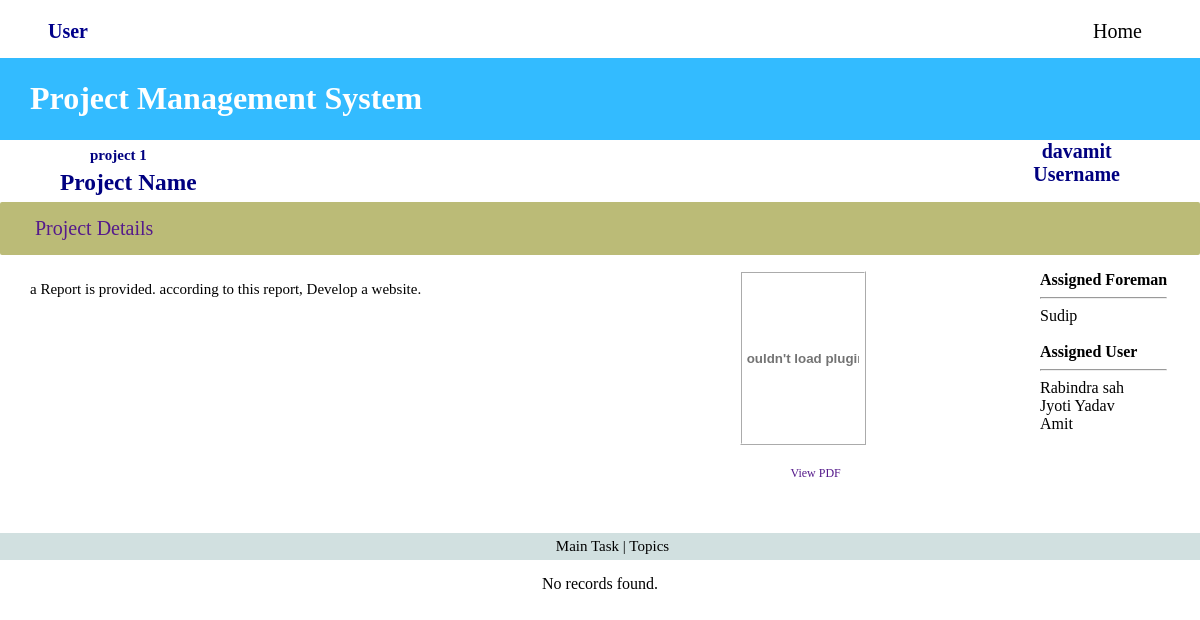
The app's page /project/project_details.php?id=21 (signed in) with its own data.
### tables this page shows
CREATE TABLE `users` (
  `id` int(11) NOT NULL,
  `fullname` varchar(255) NOT NULL,
  `email` varchar(50) DEFAULT NULL,
  `phone` int(11) DEFAULT NULL,
  `address` varchar(255) NOT NULL,
  `username` varchar(255) DEFAULT NULL,
  `password` varchar(255) DEFAULT NULL,
  `department_id` int(11) DEFAULT NULL,
  `role` varchar(20) NOT NULL,
  `created_date` timestamp NOT NULL DEFAULT current_timestamp() ON UPDATE current_timestamp()
);

CREATE TABLE `project` (
  `id` int(11) NOT NULL,
  `project_name` varchar(255) NOT NULL,
  `file_type` int(11) NOT NULL,
  `file` varchar(255) DEFAULT NULL,
  `cost` int(11) NOT NULL,
  `project_details` text DEFAULT NULL,
  `created_date` timestamp NOT NULL DEFAULT current_timestamp() ON UPDATE current_timestamp(),
  `deadline` datetime DEFAULT NULL
);

### project/project_details.php (the view, shortened to what this page needs)
<?php
include '../dbconnect/dbconnect.php';
$user_admin_id=$_SESSION['Login_session'];
$userType= $_SESSION["user_type"];
$project_id = $_GET['id'];
?>
<!DOCTYPE html>
<html lang="en">
<head>
    <link rel="stylesheet" href="../css/project_details.css">
    <link rel="stylesheet" href="../css/headpname.css">
</head>
<body>
    <?php
        if($userType== "admin" || $userType== "foreman" || $userType== "user")
        {
    ?>
        <div class="main">
        <?php
            include '../interface_nav.php';
            include '../Assignment/header/header.php';
                            ?>
            <table border="0">
                <div class="project_info">
                    <?php
                        if (isset($_GET['id']))
                        {
                            $project_id = $_GET['id'];
                            $sql="select * from project where id=$project_id" ;
                            $result_view=mysqli_query($conn,$sql);
                            $row_view=mysqli_fetch_assoc($result_view);
                            $fetched_file_type=$row_view['file_type'];
                            $fetched_project_details=$row_view['project_details'];
                    ?>
                        <div id="project_details">
                            <div id="details">
                                Project Details
                            </div>
                            <div class='assign'>
                            </div>
                        </div>
                </div>
                <div class="info_flex">
                    <div class="info_body">
                        <div class="detailed_info_left">
                            <div id='msg'>
                                <?php
                                    if(!$fetched_project_details)
                                    {
                                        echo "No Descriptions Available to this Project";
                                    }
                                    else
                                    {
                                        echo $fetched_project_details;
                                    }
                                ?>
                            </div>
                        </div>
                        <div class="right">
                            <div id="file">
                                <div id="project_file">
                                    <?php
                                        if($fetched_file_type==1){ ?>
                                        <a class="imgpdf" href="fullimg.php?url=<?php echo $row_view['file'] ; ?>?type=<?php echo $fetched_file_type; ?>">
                                        <img style="height:10rem; width:7rem;" src="<?php echo $row_view['file'] ; ?>"><p id="view_file">View Image</p>
                                        </a>
                                    <?php
                                        }
                                        elseif($fetched_file_type==2)
                                        {
                                    ?>
                                        <a class="imgpdf" href="fullpdf.php?url=<?php echo $row_view['file'] ; ?>?type=<?php echo $fetched_file_type; ?>">
                                        <embed style="height:10rem; width:7rem;" src="<?php echo $row_view['file']; ?>" type="application/pdf" /><p id="view_file">View PDF</p>
                                        </a>
                                    <?php
                                        }
                                    ?>
                                </div>
                            </div>
                        </div>
                    </div>
                        <div class="assign_user">
                            <?php include "../Assignment/supervised.php"; ?>
                            <br><br>
                            <?php include "../Assignment/assigneduserview.php"; ?>
                <?php
                        }
                ?>
                </table>
            <div class="topics_View_nav">
                <p Class="">Main Task | Topics</p>
            </div>
            <div class="taskname">
            <?php
                include "./view_topic.php";
            ?>
            </div>
        </div>
    <?php }
    ?>
</body>
</html>

### interface_nav.php (shortened to what this page needs)
<div class="top_nav">
            }?><?php
            if($userType=="user")
            {?>
                <h2 class="dashboard">User</h2>
                <a href="../interface.php" class="top_nav_bar">Home</a>
            <?php
            }?>
        </div>
        <div class="head">
            <h1>Project Management System</h1>
        </div>
        <?php
        if($userType=="admin")
        {
            $admin_id = mysqli_real_escape_string($conn, $user_admin_id);
            $admin_name_query = "SELECT * FROM admin WHERE id = '$admin_id'";
            $result_admin_name = mysqli_query($conn, $admin_name_query);
            $num_admin = mysqli_num_rows($result_admin_name);
            if ($num_admin > 0)
            {
                $admin_row = mysqli_fetch_array($result_admin_name);
                $admin_name = $admin_row['username'];
            }
            else
            {
                $db_name = "Unknown Admin";
            }
        ?>
        <div class="nav">
            <h2 class="admin_name"><?php echo $admin_name;?><br><?php echo "Username"; ?></h2>
        </div>
        <?php
        }
        elseif($userType=="user")
        {
            $user_id = mysqli_real_escape_string($conn, $user_admin_id);
            $user_name_query = "SELECT * FROM users WHERE id = '$user_id'";
            $result_user_name = mysqli_query($conn, $user_name_query);
            $num_user = mysqli_num_rows($result_user_name);
            if ($num_user > 0)
            {
                $user_row = mysqli_fetch_array($result_user_name);
                $user_name = $user_row['username'];
            }
            else
            {
                $db_name = "Unknown Admin";
            }
        ?>
            <div class="nav">
             <h2 class="foreman_name"><?php echo $user_name;?><br><?php echo "Username"; ?></h2>
            </div>
        <?php
        }?>

### Assignment/header/header.php (shortened to what this page needs)
<?php
    if($userType== "admin" || $userType== "foreman" || $userType=="user")
    { ?>
        <div class="mainhead">
            <table border="0">
                <div class="project_info">
                    <?php
                        $sql="select * from project where id=$project_id" ;
                        $result_view=mysqli_query($conn,$sql);
                        $row_view=mysqli_fetch_assoc($result_view);
                        $fetched_project_name=$row_view['project_name'];
                    ?>
                    <div id="project_name">
                    <h3 class="p_n">
                            <?php
                            echo $fetched_project_name ;
                            ?>
                        </h3>
                        <?php if($userType=="user"){?>
                    <h3> Project Name </h3>
                    <?php }
                    else
                    { ?>
                        <h3 class="p">Project Name </h3>
                    <?php } ?>
                    </div>
                </div>
            </table>
        </div>
    <?php
    }?>

### Assignment/supervised.php (shortened to what this page needs)
<?php
if (!empty($project_id))
{
    $query_assigned_view = "SELECT * from assigned_member where project_id='$project_id'";
    $result_assigned = mysqli_query($conn, $query_assigned_view);
    $foreman_assigned = mysqli_num_rows($result_assigned);
    $supervised_name = '';
    if ($foreman_assigned > 0) {
        ?>
        <b>Assigned Foreman</b>
        <hr>
        <?php
        while ($assigned_row = mysqli_fetch_assoc($result_assigned)) {
            $assigned_foreman_id = $assigned_row['foreman_id'];
            if (!($assigned_foreman_id == '0')) {
                $query_foreman_view = "SELECT * from users where id='$assigned_foreman_id'";
                $result_view = mysqli_query($conn, $query_foreman_view);
                $num_view = mysqli_num_rows($result_view);
                if ($num_view > 0) {
                    while ($user_row = mysqli_fetch_assoc($result_view)) {
                        $supervised_name = $user_row['fullname'];
                    }
                }
            }
        }
        if (!empty($supervised_name)) {
            echo $supervised_name;
        } else {
            echo "No Assigned Foreman";
        }
    }
}
?>

### Assignment/Assigneduserview.php (shortened to what this page needs)
<?php
if (!empty($project_id))
{
    $query_assigned_view = "SELECT * from assigned_member where project_id='$project_id'";
    $result_assigned = mysqli_query($conn, $query_assigned_view);
    $user_assigned = mysqli_num_rows($result_assigned);
    if ($user_assigned > 0) {
        ?>
<b>Assigned User</b>
<hr>
<?php
        while ($assigned_row = mysqli_fetch_assoc($result_assigned)) {
            $assigned_user_id = $assigned_row['user_id'];
            if (!($assigned_user_id == '0')) {
                $query_user_view = "SELECT * from users where id='$assigned_user_id'";
                $result_view = mysqli_query($conn, $query_user_view);
                $num_view = mysqli_num_rows($result_view);
                if ($num_view > 0) {
                    while ($user_row = mysqli_fetch_assoc($result_view)) {
                        $users_name = $user_row['fullname'];
                        echo $users_name;
                        ?>
                        <br>
                        <?php
                    }
                } else {
                    echo "No Assigned Member yet.";
                }
            }
        }
    }
}
?>

### css/project_details.css (style rules this page uses)
body { margin: 0px; padding: 0px; }
#project_details { width:100%; margin-top: 10px; background-color: #bbbb77; border-radius: 2px; display: flex; flex-direction: row; margin-top: 5px; }
#details { flex:1; font-size: 20px; font-style: bold; color: #551A8B; border-radius: 3px; margin:10px 10px 10px 30px; text-decoration: none; padding: 5px; }
#msg { font-size: 15px; text-align: justify; }
#file { text-align: center; align-items: center; }
#view_file { font-size: 12px; }
.topics_View_nav { background-color: #d1e0e0; width: 100%; height: fit-content; text-align: center; }
a { color: #551A8B; text-decoration: none; }
.info_body { display: flex; gap: 10px; margin-bottom: 10px; margin-top: 0px; padding-bottom: 10px; width: 80%; }
.info_flex { display: flex; }
.right { flex: 5; margin-top: 1rem; }
.assign_user { margin-left: 5rem; margin-top: 1rem; overflow: auto; }
.detailed_info_left { flex: 9.5; border: 0px; direction: right; max-width: 100vw; border: 0px; padding: 10px; margin-left: 20px; padding: 10px; margin-top: 1rem; }
.assign { margin: 10px; font-size: 20px; text-decoration: none; padding: 5px; }
img, embed { background-color: #ffffff; border: 2px ridge #ffffff; shadow: 5px 10px #888888; padding: 5px; }

### css/headpname.css (style rules this page uses)
.top_nav { height: 3rem; width: 100%; margin-top: 10px; border-radius: 3px; justify-content: center; }
.dashboard { margin: 10px; margin-top: 10px; padding: 0px; justify-content: center; color: darkblue; margin-left: 3rem; float: left; }
h2 { font-size: 20px; }
.head { background-color: #33bbff; padding: 1px; color: White; padding-left: 30px; }
.foreman_name, .admin_name { float: right; margin-right: 5rem; margin-top: 0px; text-align: center; justify-content: center; color: #000080; }
.top_nav_bar { background-color: white; color: black; float: right; margin-right: 3rem; padding: 10px; border-radius: 4px; text-decoration: none; font-family: "Times New Roman", Times, serif; font-size: 20px; }
.mainhead { float: left; margin-left: 30px; color:#000080; font-weight: bold; font-size: 15px; margin-top: 2px; }
h3 { margin: 0px; padding: 0px; }
#project_name { font-size: 20px; margin-left: 30px; }
.p_n,p { font-size: 15px; margin-left: 25px; padding: 5px; }

### project/project_details.php (style rules this page uses)
.assign { float: right; text-decoration: none; color:white; }

### records on screen
users: username "davamit"
project: project_name "project 1", project_details "a Report is provided. according to this report, Develop a website."
users: fullname "Sudip"
users: fullname "Rabindra sah"
users: fullname "Jyoti Yadav"
users: fullname "Amit"
